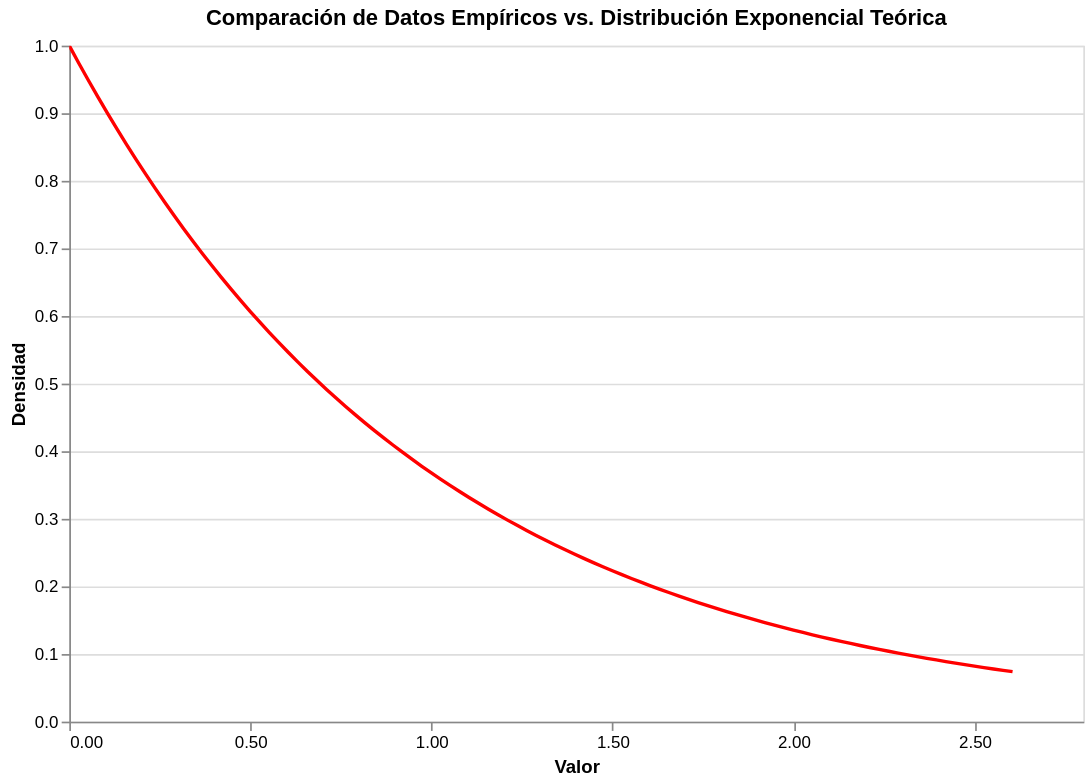

The notebook cell this image was saved under:
### Code cell
import altair as alt
import pandas as pd

# Aseguramos que los DataFrames estén bien estructurados para Altair
# df_datos contiene los valores empíricos
df_empirico = pd.DataFrame({'valores': data})

# df_teorico contiene la curva de densidad de la distribución exponencial teórica
df_curva = pd.DataFrame({
    'x': x_teorico,
    'y': y_teorico
})

# 1. Histograma de los datos empíricos (normalizado para que el área sea 1 y coincida con la densidad)
histograma = alt.Chart(df_empirico).mark_bar(opacity=0.6, color='skyblue').encode(
    alt.X('valores:Q', bin=alt.Bin(maxbins=10), title='Valor'),
    alt.Y('density:Q', title='Densidad')
)

# 2. Línea de la distribución exponencial teórica
linea_teorica = alt.Chart(df_curva).mark_line(color='red', size=2).encode(
    x='x:Q',
    y='y:Q'
)

# Combinar ambas gráficas
grafico_final = (histograma + linea_teorica).properties(
    title='Comparación de Datos Empíricos vs. Distribución Exponencial Teórica',
    width=600,
    height=400
).interactive()

grafico_final

### Figure 1 — Vega-Lite specification as saved in the notebook (floating-point values rounded to 4 significant figures)
{"config": {"view": {"continuousWidth": 300, "continuousHeight": 300}}, "layer": [{"data": {"name": "data-42f007c58f116719b24bd36b48d79d89"}, "mark": {"type": "bar", "color": "skyblue", "opacity": 0.6}, "encoding": {"x": {"bin": {"maxbins": 10}, "field": "valores", "title": "Valor", "type": "quantitative"}, "y": {"field": "density", "title": "Densidad", "type": "quantitative"}}, "name": "view_3"}, {"data": {"name": "data-28e2fbcb8b06d278a7ab766a9a1d9f74"}, "mark": {"type": "line", "color": "red", "size": 2}, "encoding": {"x": {"field": "x", "type": "quantitative"}, "y": {"field": "y", "type": "quantitative"}}}], "height": 400, "params": [{"name": "param_3", "select": {"type": "interval", "encodings": ["x", "y"]}, "bind": "scales", "views": ["view_3"]}], "title": "Comparación de Datos Empíricos vs. Distribución Exponencial Teórica", "width": 600, "$schema": "https://vega.github.io/schema/vega-lite/v5.20.1.json", "datasets": {"data-42f007c58f116719b24bd36b48d79d89": [{"valores": 0.5396}, {"valores": 1.274}, {"valores": 0.0001144}, {"valores": 0.36}, {"valores": 0.1587}, {"valores": 0.09688}, {"valores": 0.2061}, {"valores": 0.424}, {"valores": 0.5055}, {"valores": 0.774}, {"valores": 0.5433}, {"valores": 1.156}, {"valores": 0.2287}, {"valores": 2.105}, {"valores": 0.02777}, {"valores": 1.11}, {"valores": 0.5401}, {"valores": 0.818}, {"valores": 0.1513}, {"valores": 0.2208}], "data-28e2fbcb8b06d278a7ab766a9a1d9f74": [{"x": 0.0, "y": 1.0}, {"x": 0.02631, "y": 0.974}, {"x": 0.05262, "y": 0.9487}, {"x": 0.07893, "y": 0.9241}, {"x": 0.1052, "y": 0.9001}, {"x": 0.1316, "y": 0.8767}, {"x": 0.1579, "y": 0.854}, {"x": 0.1842, "y": 0.8318}, {"x": 0.2105, "y": 0.8102}, {"x": 0.2368, "y": 0.7892}, {"x": 0.2631, "y": 0.7687}, {"x": 0.2894, "y": 0.7487}, {"x": 0.3157, "y": 0.7293}, {"x": 0.342, "y": 0.7103}, {"x": 0.3683, "y": 0.6919}, {"x": 0.3947, "y": 0.6739}, {"x": 0.421, "y": 0.6564}, {"x": 0.4473, "y": 0.6394}, {"x": 0.4736, "y": 0.6228}, {"x": 0.4999, "y": 0.6066}, {"x": 0.5262, "y": 0.5908}, {"x": 0.5525, "y": 0.5755}, {"x": 0.5788, "y": 0.5606}, {"x": 0.6051, "y": 0.546}, {"x": 0.6314, "y": 0.5318}, {"x": 0.6578, "y": 0.518}, {"x": 0.6841, "y": 0.5046}, {"x": 0.7104, "y": 0.4915}, {"x": 0.7367, "y": 0.4787}, {"x": 0.763, "y": 0.4663}, {"x": 0.7893, "y": 0.4542}, {"x": 0.8156, "y": 0.4424}, {"x": 0.8419, "y": 0.4309}, {"x": 0.8682, "y": 0.4197}, {"x": 0.8945, "y": 0.4088}, {"x": 0.9209, "y": 0.3982}, {"x": 0.9472, "y": 0.3878}, {"x": 0.9735, "y": 0.3778}, {"x": 0.9998, "y": 0.368}, {"x": 1.026, "y": 0.3584}, {"x": 1.052, "y": 0.3491}, {"x": 1.079, "y": 0.34}, {"x": 1.105, "y": 0.3312}, {"x": 1.131, "y": 0.3226}, {"x": 1.158, "y": 0.3142}, {"x": 1.184, "y": 0.3061}, {"x": 1.21, "y": 0.2981}, {"x": 1.237, "y": 0.2904}, {"x": 1.263, "y": 0.2828}, {"x": 1.289, "y": 0.2755}, {"x": 1.316, "y": 0.2683}, {"x": 1.342, "y": 0.2614}, {"x": 1.368, "y": 0.2546}, {"x": 1.394, "y": 0.248}, {"x": 1.421, "y": 0.2415}, {"x": 1.447, "y": 0.2353}, {"x": 1.473, "y": 0.2292}, {"x": 1.5, "y": 0.2232}, {"x": 1.526, "y": 0.2174}, {"x": 1.552, "y": 0.2118}, {"x": 1.579, "y": 0.2063}, {"x": 1.605, "y": 0.2009}, {"x": 1.631, "y": 0.1957}, {"x": 1.658, "y": 0.1906}, {"x": 1.684, "y": 0.1857}, {"x": 1.71, "y": 0.1808}, {"x": 1.736, "y": 0.1761}, {"x": 1.763, "y": 0.1716}, {"x": 1.789, "y": 0.1671}, {"x": 1.815, "y": 0.1628}, {"x": 1.842, "y": 0.1585}, {"x": 1.868, "y": 0.1544}, {"x": 1.894, "y": 0.1504}, {"x": 1.921, "y": 0.1465}, {"x": 1.947, "y": 0.1427}, {"x": 1.973, "y": 0.139}, {"x": 2.0, "y": 0.1354}, {"x": 2.026, "y": 0.1319}, {"x": 2.052, "y": 0.1285}, {"x": 2.078, "y": 0.1251}, {"x": 2.105, "y": 0.1219}, {"x": 2.131, "y": 0.1187}, {"x": 2.157, "y": 0.1156}, {"x": 2.184, "y": 0.1126}, {"x": 2.21, "y": 0.1097}, {"x": 2.236, "y": 0.1068}, {"x": 2.263, "y": 0.1041}, {"x": 2.289, "y": 0.1014}, {"x": 2.315, "y": 0.09874}, {"x": 2.342, "y": 0.09617}, {"x": 2.368, "y": 0.09368}, {"x": 2.394, "y": 0.09124}, {"x": 2.421, "y": 0.08887}, {"x": 2.447, "y": 0.08657}, {"x": 2.473, "y": 0.08432}, {"x": 2.499, "y": 0.08213}, {"x": 2.526, "y": 0.08}, {"x": 2.552, "y": 0.07792}, {"x": 2.578, "y": 0.0759}, {"x": 2.605, "y": 0.07393}]}}
